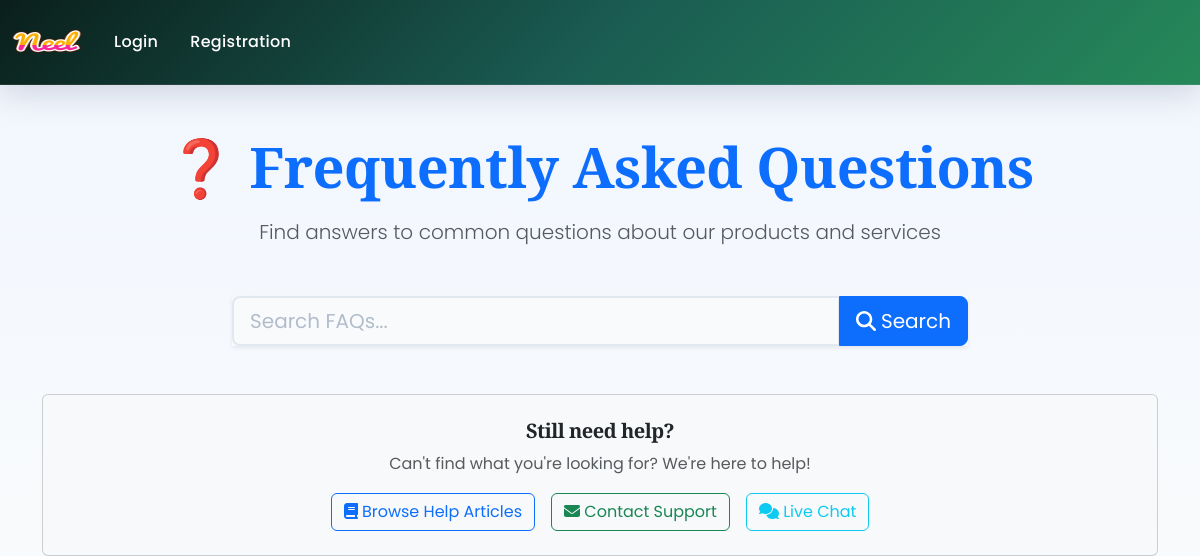
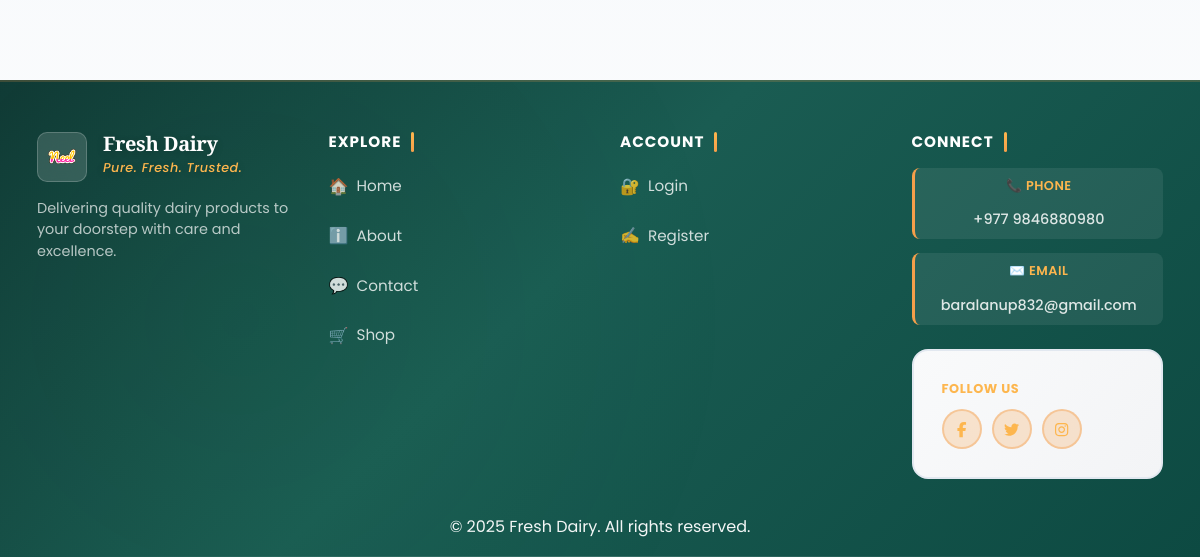
Page /faq/ on the earlier database version (2 pictures, top to bottom).
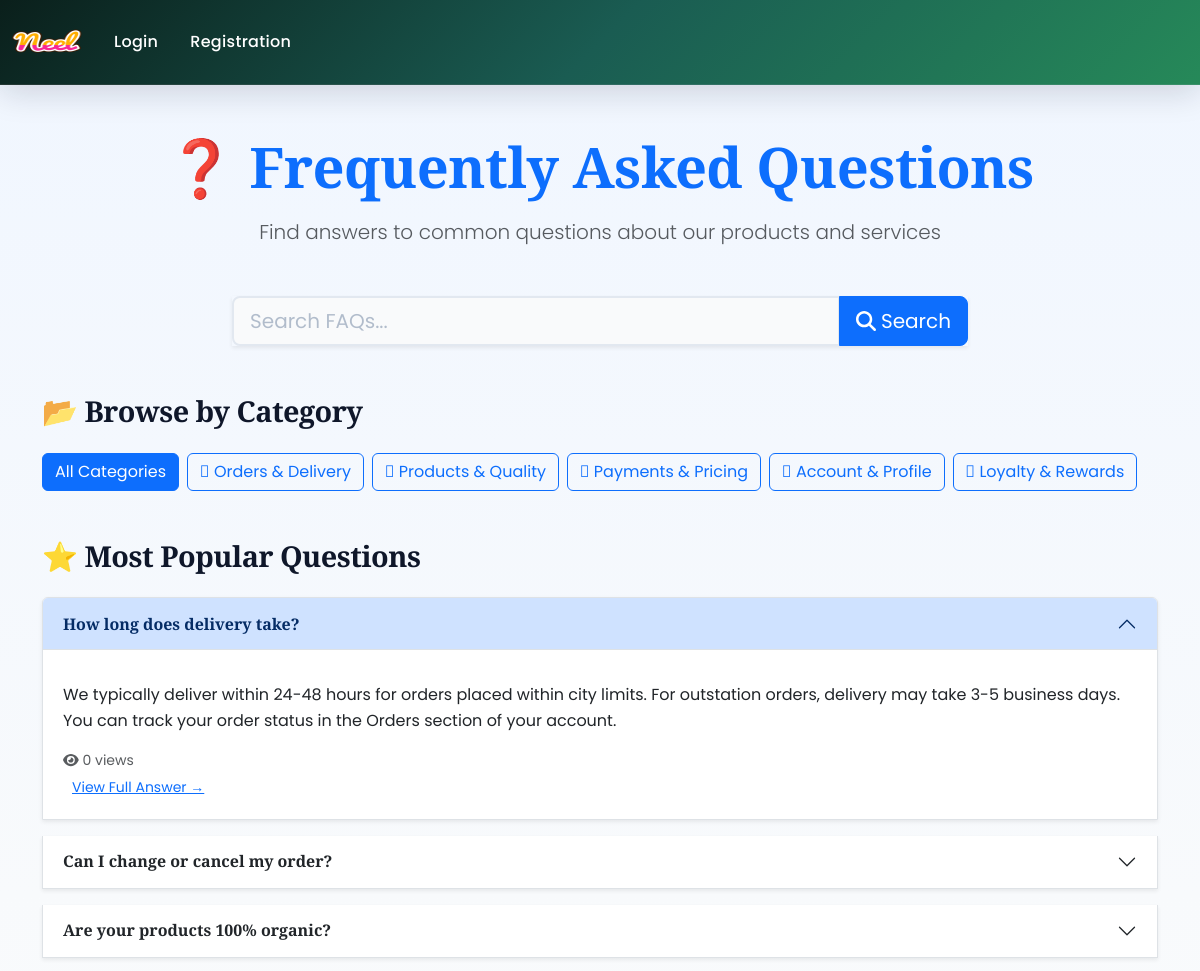
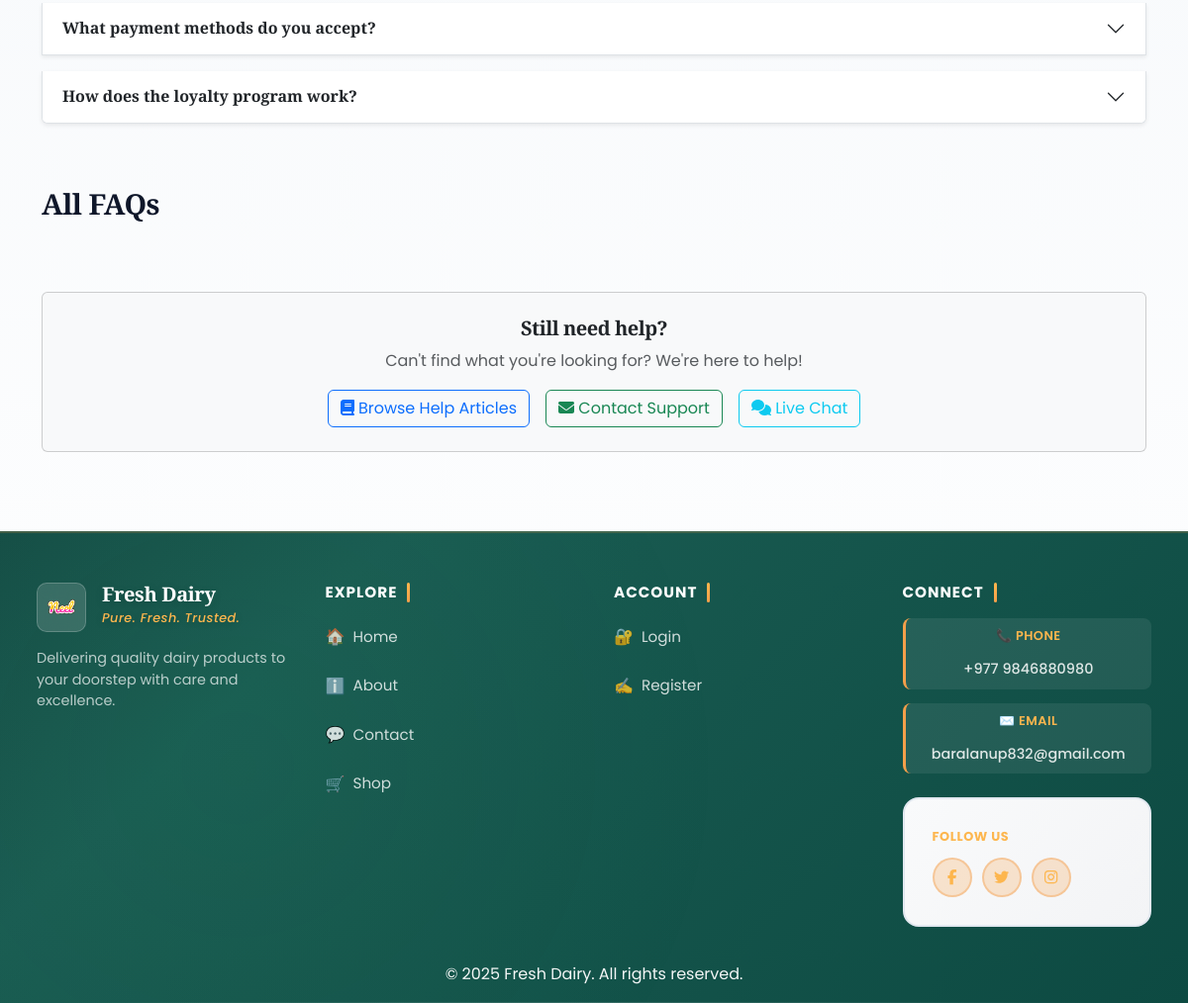
Same page on the later database version (2 pictures, top to bottom).
### app/models.py (models this page shows, shortened)
class FAQCategory(models.Model):
    name = models.CharField(max_length=100)
    slug = models.SlugField(unique=True)
    description = models.TextField(blank=True)
    icon = models.CharField(max_length=50, blank=True, help_text="Font Awesome icon class (e.g., fa-shopping-cart)")
    order = models.PositiveIntegerField(default=0, help_text="Display order (lower numbers first)")
    is_active = models.BooleanField(default=True)
    created_at = models.DateTimeField(auto_now_add=True)
    class Meta:
        verbose_name = "FAQ Category"
        verbose_name_plural = "FAQ Categories"
        ordering = ['order', 'name']

class FAQ(models.Model):
    category = models.ForeignKey(FAQCategory, on_delete=models.CASCADE, related_name='faqs')
    question = models.CharField(max_length=300)
    answer = models.TextField()
    order = models.PositiveIntegerField(default=0, help_text="Display order within category")
    is_featured = models.BooleanField(default=False, help_text="Show on homepage/main FAQ page")
    views = models.PositiveIntegerField(default=0)
    helpful_count = models.PositiveIntegerField(default=0)
    not_helpful_count = models.PositiveIntegerField(default=0)
    is_active = models.BooleanField(default=True)
    created_at = models.DateTimeField(auto_now_add=True)
    updated_at = models.DateTimeField(auto_now=True)
    class Meta:
        verbose_name = "FAQ"
        verbose_name_plural = "FAQs"
        ordering = ['category', 'order', '-is_featured', 'question']

### app/views.py (the view)
# urls.py: path('faq/', views.faq_center, name='faq-center'),
def faq_center(request):
    search_query = request.GET.get('q', '').strip()
    category_slug = request.GET.get('category', '')
    categories = FAQCategory.objects.filter(is_active=True)
    faqs = FAQ.objects.filter(is_active=True)
    if search_query:
        faqs = faqs.filter(
            Q(question__icontains=search_query) |
            Q(answer__icontains=search_query)
        )
    if category_slug:
        faqs = faqs.filter(category__slug=category_slug)
    featured_faqs = None
    if not search_query and not category_slug:
        featured_faqs = FAQ.objects.filter(is_active=True, is_featured=True)[:5]
    totalitem = 0
    if request.user.is_authenticated:
        totalitem = len(Cart.objects.filter(user=request.user))
    context = {
        'categories': categories,
        'faqs': faqs,
        'featured_faqs': featured_faqs,
        'search_query': search_query,
        'selected_category': category_slug,
        'totalitem': totalitem,
    }
    return render(request, 'app/faq_center.html', context)

### app/templates/app/faq_center.html (shortened to what this page needs)
{% extends 'app/base.html' %}
{% load static %}
{% block main-content %}
<div class="container my-5">
    <div class="text-center mb-5">
        <h1 class="display-4 fw-bold text-primary mb-3">❓ Frequently Asked Questions</h1>
        <p class="lead text-muted">Find answers to common questions about our products and services</p>
    </div>
    <div class="row justify-content-center mb-5">
        <div class="col-md-8">
            <form method="get" action="{% url 'faq-center' %}">
                <div class="input-group input-group-lg shadow-sm">
                    <input type="text" class="form-control" name="q" placeholder="Search FAQs..."
                           value="{{ search_query }}" aria-label="Search FAQs">
                    <button class="btn btn-primary" type="submit">
                        <i class="fas fa-search"></i> Search
                    </button>
                </div>
            </form>
        </div>
    </div>
    {% if categories %}
    <div class="row mb-5">
        <div class="col-12">
            <h3 class="mb-4">📂 Browse by Category</h3>
            <div class="d-flex flex-wrap gap-2">
                <a href="{% url 'faq-center' %}" class="btn {% if not selected_category %}btn-primary{% else %}btn-outline-primary{% endif %}">
                    All Categories
                </a>
                {% for category in categories %}
                <a href="{% url 'faq-center' %}?category={{ category.slug }}"
                   class="btn {% if selected_category == category.slug %}btn-primary{% else %}btn-outline-primary{% endif %}">
                    {% if category.icon %}<i class="{{ category.icon }}"></i>{% endif %}
                    {{ category.name }}
                </a>
                {% endfor %}
            </div>
        </div>
    </div>
    {% endif %}
    {% if featured_faqs %}
    <div class="row mb-5">
        <div class="col-12">
            <h3 class="mb-4">⭐ Most Popular Questions</h3>
            <div class="accordion" id="featuredFAQAccordion">
                {% for faq in featured_faqs %}
                <div class="accordion-item shadow-sm mb-3">
                    <h2 class="accordion-header" id="featured-heading{{ faq.id }}">
                        <button class="accordion-button {% if not forloop.first %}collapsed{% endif %}"
                                type="button" data-bs-toggle="collapse"
                                data-bs-target="#featured-collapse{{ faq.id }}"
                                aria-expanded="{% if forloop.first %}true{% else %}false{% endif %}"
                                aria-controls="featured-collapse{{ faq.id }}">
                            <strong>{{ faq.question }}</strong>
                        </button>
                    </h2>
                    <div id="featured-collapse{{ faq.id }}"
                         class="accordion-collapse collapse {% if forloop.first %}show{% endif %}"
                         aria-labelledby="featured-heading{{ faq.id }}"
                         data-bs-parent="#featuredFAQAccordion">
                        <div class="accordion-body">
                            <p>{{ faq.answer|linebreaks }}</p>
                            <div class="text-muted small">
                                <i class="fas fa-eye"></i> {{ faq.views }} views
                            </div>
                            <a href="{% url 'faq-detail' faq.id %}" class="btn btn-sm btn-link">View Full Answer →</a>
                        </div>
                    </div>
                </div>
                {% endfor %}
            </div>
        </div>
    </div>
    {% endif %}
    {% if faqs %}
    <div class="row">
        <div class="col-12">
            <h3 class="mb-4">
                {% if search_query %}
                    Search Results for "{{ search_query }}" ({{ faqs.count }})
                {% elif selected_category %}
                    FAQs in {{ selected_category|title }}
                {% else %}
                    All FAQs
                {% endif %}
            </h3>
        </div>
    </div>
    {% elif search_query %}
    <div class="alert alert-info text-center">
        <i class="fas fa-info-circle"></i> No results found for "{{ search_query }}". Try different keywords.
    </div>
    {% endif %}
    <div class="row mt-5">
        <div class="col-12">
            <div class="card bg-light">
                <div class="card-body text-center py-4">
                    <h5 class="card-title">Still need help?</h5>
                    <p class="card-text text-muted">Can't find what you're looking for? We're here to help!</p>
                    <div class="d-flex justify-content-center gap-3 flex-wrap">
                        <a href="{% url 'help-center' %}" class="btn btn-outline-primary">
                            <i class="fas fa-book"></i> Browse Help Articles
                        </a>
                        <a href="{% url 'contact' %}" class="btn btn-outline-success">
                            <i class="fas fa-envelope"></i> Contact Support
                        </a>
                        <a href="{% url 'live-chat' %}" class="btn btn-outline-info">
                            <i class="fas fa-comments"></i> Live Chat
                        </a>
                    </div>
                </div>
            </div>
        </div>
    </div>
</div>
{% endblock main-content %}

### app/templates/app/base.html (shortened to what this page needs)
<!DOCTYPE html>
{% load static  %}
<html lang="en">
<head>
    <link href="https://cdn.jsdelivr.net/npm/bootstrap@5.3.8/dist/css/bootstrap.min.css" rel="stylesheet">
    <link rel="stylesheet" href="{% static 'app/css/owl.carousel.min.css' %}" />
    <link rel="stylesheet" href="{% static 'app/css/all.min.css' %}" />
    <link rel="stylesheet" href="{% static 'app/css/style.css' %}" />
</head>
<body class="site-body">
 <nav class="navbar navbar-expand-lg navbar-dark site-navbar">
  <div class="container-fluid">
    <a class="navbar-brand" href="/">
      <img src="{% static "app/images/product/Neel.png" %}" width="70" height="50" />
    </a>
    <div class="collapse navbar-collapse" id="navbarSupportedContent">
      <ul class="navbar-nav me-auto mb-2 mb-lg-0">
        {% if request.user.is_authenticated %}
        <li class="nav-item">
          <a class="nav-link active" aria-current="page" href="/">Home</a>
        </li>
        <li class="nav-item dropdown">
          <a class="nav-link dropdown-toggle" href="#" role="button" data-bs-toggle="dropdown" aria-expanded="false">
            Products
          </a>
          <ul class="dropdown-menu">
            <li><a class="dropdown-item" href="{% url 'category' 'ML' %}">Milk</a></li>
            <li><a class="dropdown-item" href="{% url 'category' 'CR' %}">Curd</a></li>
            <li><a class="dropdown-item" href="{% url 'category' 'MS' %}">Milkshake</a></li>
            <li><a class="dropdown-item" href="{% url 'category' 'LS' %}">Lussy</a></li>
            <li><a class="dropdown-item" href="{% url 'category' 'GH' %}">Ghee</a></li>
            <li><a class="dropdown-item" href="{% url 'category' 'PN' %}">Paneer</a></li>
            <li><a class="dropdown-item" href="{% url 'category' 'CZ' %}">Cheese</a></li>
            <li><a class="dropdown-item" href="{% url 'category' 'IC' %}">Ice-creams</a></li>
          </ul>
        </li>
        <li class="nav-item">
          <a class="nav-link text-white" href="{% url 'about' %}">About Us</a>
        </li>
         </li>
        <li class="nav-item">
          <a class="nav-link text-white" href="{% url 'contact' %}">Contact Us</a>
        </li>
        <li class="nav-item dropdown">
          <a class="nav-link dropdown-toggle text-white" href="#" role="button" data-bs-toggle="dropdown" aria-expanded="false">
            Help & Support
          </a>
          <ul class="dropdown-menu">
            <li><a class="dropdown-item" href="{% url 'faq-center' %}">❓ FAQs</a></li>
            <li><a class="dropdown-item" href="{% url 'help-center' %}">📚 Help Center</a></li>
            <li><a class="dropdown-item" href="{% url 'live-chat' %}">💬 Live Chat</a></li>
          </ul>
        </li>
      </ul>
      <form class="d-flex" role="search" action="{% url 'search' %}" method="get">
        <input class="form-control me-2" type="search" name="q" placeholder="Search" aria-label="Search"/>
        <button class="btn btn-outline-success" type="submit">Search</button>
      </form>
    </div>
    <ul class="navbar-nav me-auto mb-2 mb-lg-0">
      <li class="nav-item dropdown mx-2">
        <a class="nav-link dropdown-toggle text-white" href="#"
        id="profileDropdown" role="button" data-bs-toggle="dropdown"
        aria-expanded="false">Anup</a>
        <ul class="dropdown-menu" aria-labelledby="profileDropdown">
          <li><a class="dropdown-item" href="{% url 'profile' %}">Profile</a></li>
          <li><a class="dropdown-item" href="{% url 'orders' %}">Orders</a></li>
          <li><a class="dropdown-item" href="{% url 'loyalty' %}">🎖️ Loyalty & Rewards</a></li>
          <li><a class="dropdown-item" href="{% url 'rewards-shop' %}">🎁 Rewards Shop</a></li>
          <li><a class="dropdown-item" href="{% url 'passwordchange' %}">Change Password</a></li>
          <li>
          <form method="post" action="{% url 'logout' %}">
          {% csrf_token %}
          <button type="submit" class="dropdown-item">Logout</button>
          </form>
         </li>
        </ul>
      </li>
      <li class="nav-item mx-2">
    <a href="{% url 'showcart' %}" class="nav-link text-white">
        {% if totalitem > 0 %}
            <span class="badge bg-danger">{{ totalitem }}</span>
        {% endif %}
        Cart
    </a>
</li>
      <li class="nav-item mx-2">
        <a href="{% url 'wishlist' %}" class="nav-link text-white">Wishlist</a>
      </li>
      {% else %}
      <li class="nav-item mx-2">
        <a href="{% url 'login' %}" class="nav-link text-white">Login</a>
      </li>
      <li class="nav-item mx-2">
        <a href="{% url 'customerregistration' %}" class="nav-link text-white">Registration</a>
      </li>
      {% endif %}
    </ul>
  </div>
</nav>
{% block main-content %}{% endblock main-content %}
<footer class="minimal-footer">
  <div class="footer-content">
    <div class="container-fluid">
      <div class="footer-grid">
        <div class="footer-col footer-brand-col">
          <div class="footer-brand">
            <div class="footer-logo-wrapper">
              <img src="{% static "app/images/product/Neel.png" %}" alt="Fresh Dairy" class="footer-logo-img" />
            </div>
            <div>
              <h5 class="footer-brand-name">Fresh Dairy</h5>
              <p class="footer-tagline">Pure. Fresh. Trusted.</p>
            </div>
          </div>
          <p class="footer-description">Delivering quality dairy products to your doorstep with care and excellence.</p>
        </div>
        <div class="footer-col">
          <h6 class="footer-col-title">
            <span class="title-text">Explore</span>
            <span class="title-underline"></span>
          </h6>
          <ul class="footer-links-list">
            <li><a href="/" class="footer-link"><span class="link-icon">🏠</span>Home</a></li>
            <li><a href="{% url 'about' %}" class="footer-link"><span class="link-icon">ℹ️</span>About</a></li>
            <li><a href="{% url 'contact' %}" class="footer-link"><span class="link-icon">💬</span>Contact</a></li>
            <li><a href="{% url 'category' 'ML' %}" class="footer-link"><span class="link-icon">🛒</span>Shop</a></li>
          </ul>
        </div>
        <div class="footer-col">
          <h6 class="footer-col-title">
            <span class="title-text">Account</span>
            <span class="title-underline"></span>
          </h6>
          <ul class="footer-links-list">
            {% if request.user.is_authenticated %}
            <li><a href="{% url 'profile' %}" class="footer-link"><span class="link-icon">👤</span>Profile</a></li>
            <li><a href="{% url 'orders' %}" class="footer-link"><span class="link-icon">📦</span>Orders</a></li>
            <li><a href="{% url 'loyalty' %}" class="footer-link"><span class="link-icon">⭐</span>Loyalty</a></li>
            <li><a href="{% url 'logout' %}" class="footer-link"><span class="link-icon">🚪</span>Logout</a></li>
            {% else %}
            <li><a href="{% url 'login' %}" class="footer-link"><span class="link-icon">🔐</span>Login</a></li>
            <li><a href="{% url 'customerregistration' %}" class="footer-link"><span class="link-icon">✍️</span>Register</a></li>
            {% endif %}
          </ul>
        </div>
        <div class="footer-col footer-contact-col">
          <h6 class="footer-col-title">
            <span class="title-text">Connect</span>
            <span class="title-underline"></span>
          </h6>
          <div class="footer-contact-info">
            <div class="contact-item">
              <span class="contact-label">📞 Phone</span>
              <p>+977 9846880980 </p>
            </div>
            <div class="contact-item">
              <span class="contact-label">✉️ Email</span>
              <p>baralanup832@gmail.com</p>
            </div>
          </div>
          <div class="social-section">
            <p class="social-label">Follow Us</p>
            <div class="footer-social-icons">
              <a href="#" title="Facebook" class="social-icon"><i class="fab fa-facebook-f"></i></a>
              <a href="#" title="Twitter" class="social-icon"><i class="fab fa-twitter"></i></a>
              <a href="#" title="Instagram" class="social-icon"><i class="fab fa-instagram"></i></a>
            </div>
          </div>
        </div>
      </div>
      <div >
      <p class="footer-copyright, text-center">&copy; 2025 Fresh Dairy. All rights reserved.</p>
      </div>
    </div>
  </div>
</footer>
</body>
</html>

Differences in the rows shown:
added FAQCategory: name "Orders & Delivery"
added FAQCategory: name "Products & Quality"
added FAQCategory: name "Payments & Pricing"
added FAQCategory: name "Account & Profile"
added FAQCategory: name "Loyalty & Rewards"
added FAQ: question "How long does delivery take?", answer "We typically deliver within 24-48 hours for orders placed within city limits. For outstation orders, delivery may take 3-5 business days. You can track your order status in the Orders section of your account.", views "0"
added FAQ: question "Can I change or cancel my order?"
added FAQ: question "Are your products 100% organic?"
added FAQ: question "What payment methods do you accept?"
added FAQ: question "How does the loyalty program work?"
Other differences:
text now shown: "📂 Browse by Category All Categories ⭐ Most Popular Questions All FAQs"
